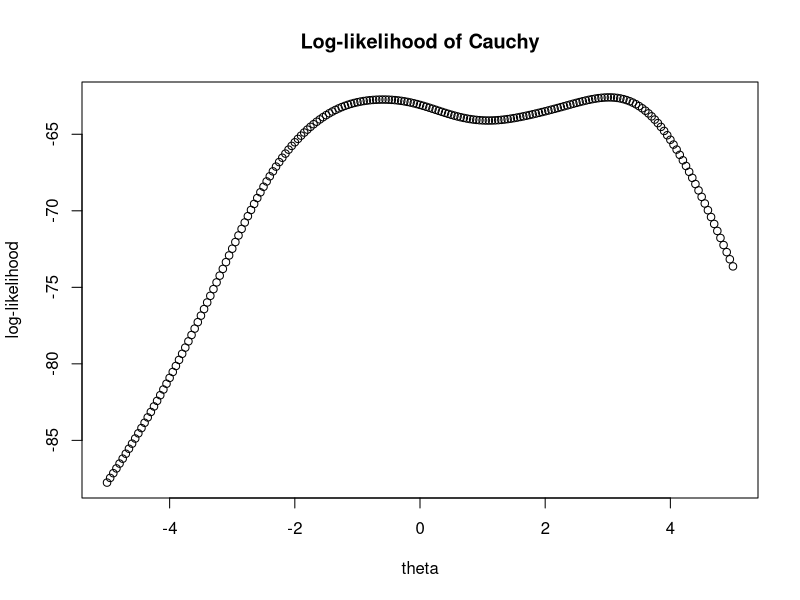

Source code (R):
## va
x1 <- c(1.77, -0.23, 2.76, 3.80, 3.47, 56.75, -1.34, 4.24, -2.44,
       3.29, 3.71, -2.40, 4.53, -0.07, -1.05, -13.87, -2.53, -1.75)
StartPoints <- c(-11, -1, 0, 1.5, 4, 4.7, 7, 8, 38)
## lodaing package
library(ggplot2)

## Problem 1.b 
# loglikelihood
Theta_value <- seq(-5, 5, by=0.05)

loglik_cauchy <- function(theta){
  # theta : location
  # x : a vector with samples
  x1 <- c(1.77, -0.23, 2.76, 3.80, 3.47, 56.75, -1.34, 4.24, -2.44,
          3.29, 3.71, -2.40, 4.53, -0.07, -1.05, -13.87, -2.53, -1.75)
  n <- length(x1)
  term <- 0
  for(i in 1:n){
    term <- term + log(1+(theta-x1[i])^2)
  }
#  a <- log(1+(theta-x1)^2)
  ll_cauchy <- -n*log(pi)- term
  ll_cauchy
}

LogLik_plot <- sapply(Theta_value, function(theta) loglik_cauchy(theta))
# df <- data.frame(Theta_value, LogLik_plot)
# g <- ggplot(df, aes(Theta_value, LogLik_plot))
# plot log-likelihood
plot(Theta_value, LogLik_plot,xlab = "theta",ylab = "log-likelihood",
     main = "Log-likelihood of Cauchy")

ObjectFun <- function(theta){
  -1*loglik_cauchy(theta)  #nlminb is finding minimum value, then multiply by -1
}

#Newton-Raphson
# z = nlminb(-11, ObjectFun)
mytab <- sapply(c(StartPoints, mean(x1)), function(x0) nlminb(x0,ObjectFun))
dimnames(mytab) <- list(c("theta","objective","convergence","iterations",
                          "evaluations","mesage"),c(StartPoints, mean(x1)))

## Problem 1.c fixed point iterations
#l'(\theta)
logLik_1st <- function(theta){
  x1 <- c(1.77, -0.23, 2.76, 3.80, 3.47, 56.75, -1.34, 4.24, -2.44,
          3.29, 3.71, -2.40, 4.53, -0.07, -1.05, -13.87, -2.53, -1.75)
  n <- length(x1)
  for(i in 1:n){
    term <- term + (theta-x1[i])/(1+(theta-x1[i])^2)
  }
  -2*term
}
G <- function(theta,alpha){
  alpha*logLik_1st(theta) + theta
}
myIterator <- function(xinit, f, eps = 1e-06, itmax = 100, verbose = FALSE, 
                       ...) {
  xold <- xinit
  itel <- 1
  repeat {
    xnew <- f(xold, ...)
    if (verbose) 
      cat("Iteration: ", formatC(itel, width = 3, format = "d"), "xold: ", 
          formatC(xold, digits = 8, width = 12, format = "f"), "xnew: ", 
          formatC(xnew, digits = 8, width = 12, format = "f"), "\n")
    if ((supDist(xold, xnew) < eps) || (itel == itmax)) {
      return(xnew)
    }
    xold <- xnew
    itel <- itel + 1
  }
}